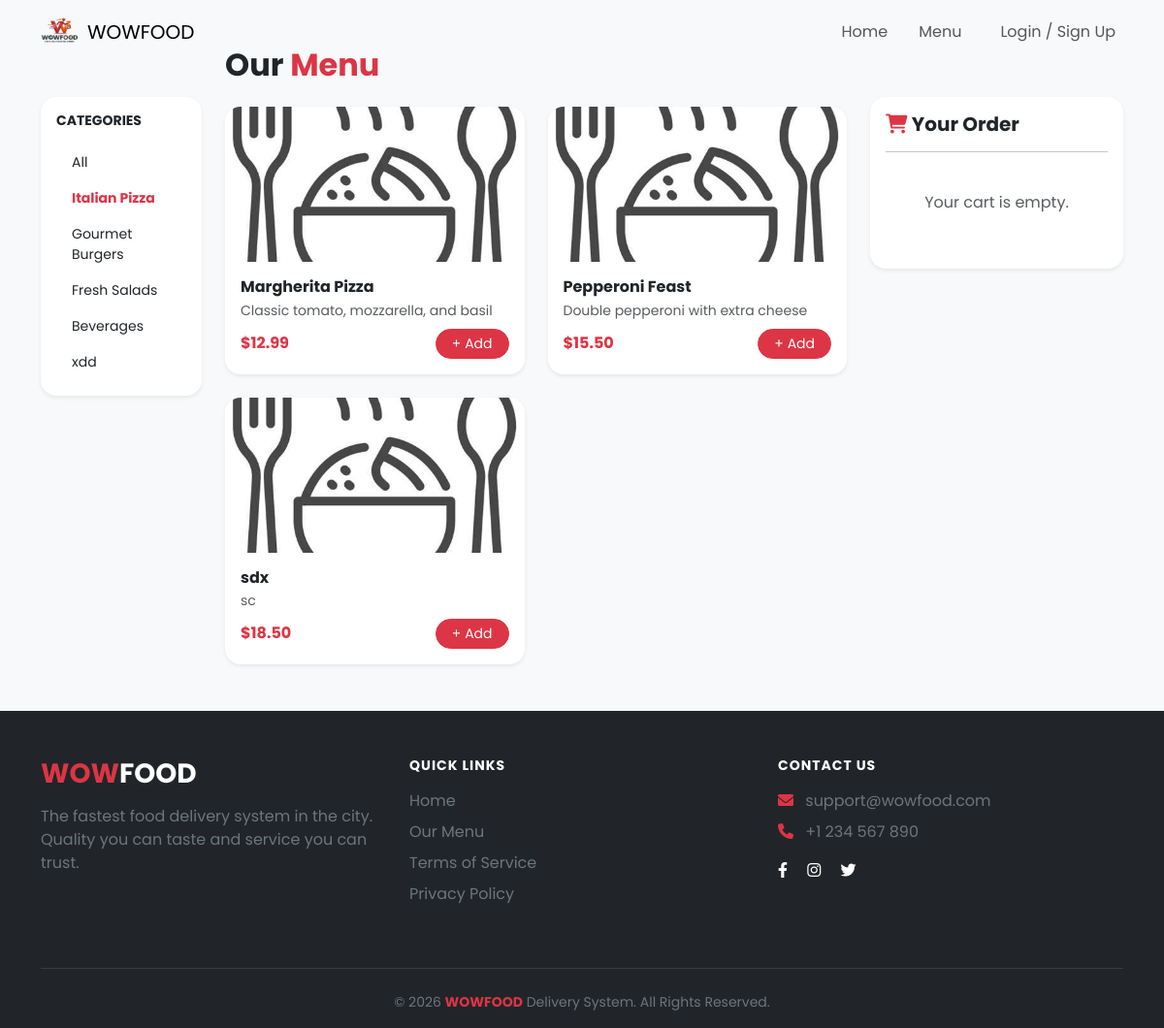
The app's page /controller/menu_view_controller.php?cat_id=1 with its own data.
### tables this page shows
CREATE TABLE `category` (
  `id` int NOT NULL AUTO_INCREMENT,
  `category_code` varchar(10) NOT NULL,
  `title` varchar(100) NOT NULL,
  `image_name` varchar(255) DEFAULT NULL,
  `active` enum('Yes','No') DEFAULT 'Yes',
  `created_at` timestamp NULL DEFAULT CURRENT_TIMESTAMP,
  `updated_at` timestamp NULL DEFAULT CURRENT_TIMESTAMP ON UPDATE CURRENT_TIMESTAMP,
  `created_by` int DEFAULT NULL,
  `updated_by` int DEFAULT NULL,
  PRIMARY KEY (`id`),
  UNIQUE KEY `category_code` (`category_code`),
  KEY `idx_cat_active` (`active`),
  KEY `fk_cat_created_by` (`created_by`),
  KEY `fk_cat_updated_by` (`updated_by`),
  CONSTRAINT `fk_cat_created_by` FOREIGN KEY (`created_by`) REFERENCES `user` (`id`) ON DELETE SET NULL,
  CONSTRAINT `fk_cat_updated_by` FOREIGN KEY (`updated_by`) REFERENCES `user` (`id`) ON DELETE SET NULL
);

CREATE TABLE `foods` (
  `id` int NOT NULL AUTO_INCREMENT,
  `food_code` varchar(10) NOT NULL,
  `title` varchar(100) NOT NULL,
  `description` text,
  `image_name` varchar(255) DEFAULT NULL,
  `price` decimal(10,2) NOT NULL,
  `category_id` int NOT NULL,
  `active` enum('Yes','No') DEFAULT 'Yes',
  `created_at` timestamp NULL DEFAULT CURRENT_TIMESTAMP,
  `updated_at` timestamp NULL DEFAULT CURRENT_TIMESTAMP ON UPDATE CURRENT_TIMESTAMP,
  `created_by` int DEFAULT NULL,
  `updated_by` int DEFAULT NULL,
  PRIMARY KEY (`id`),
  UNIQUE KEY `food_code` (`food_code`),
  KEY `fk_food_created_by` (`created_by`),
  KEY `fk_food_updated_by` (`updated_by`),
  KEY `idx_food_active` (`active`),
  KEY `idx_foods_category_active` (`category_id`,`active`),
  FULLTEXT KEY `idx_food_search` (`title`,`description`),
  CONSTRAINT `fk_food_cat` FOREIGN KEY (`category_id`) REFERENCES `category` (`id`) ON DELETE RESTRICT,
  CONSTRAINT `fk_food_created_by` FOREIGN KEY (`created_by`) REFERENCES `user` (`id`) ON DELETE SET NULL,
  CONSTRAINT `fk_food_updated_by` FOREIGN KEY (`updated_by`) REFERENCES `user` (`id`) ON DELETE SET NULL,
  CONSTRAINT `chk_food_price` CHECK ((`price` > 0))
);

### Controller/menu_view_controller.php (called while the page is built, shortened)
<?php
require_once __DIR__ . '/../Model/menu_view_controller_model.php';
$database = new Database();
$db = $database->getConnection();
$menuModel = new MenuModel($db);
$category_id = isset($_GET['cat_id']) ? (int)$_GET['cat_id'] : 0;
$categories = $menuModel->getAllCategories();
$foods = $menuModel->getFoods($category_id);
include __DIR__ . '/../view/menu_view.php';
?>

### Model/menu_view_controller_model.php (called while the page is built, shortened)
<?php
class MenuModel {
    private $db;
    public function __construct($dbConnection) {
        $this->db = $dbConnection;
    }
    public function getAllCategories() {
        $stmt = $this->db->query("SELECT id, title FROM category WHERE active='Yes'");
        return $stmt->fetchAll(PDO::FETCH_ASSOC);
    }
    public function getFoods($category_id = 0) {
        if ($category_id > 0) {
            $stmt = $this->db->prepare("SELECT * FROM foods WHERE category_id = ? AND active = 'Yes'");
            $stmt->execute([$category_id]);
        } else {
            $stmt = $this->db->query("SELECT * FROM foods WHERE active = 'Yes'");
        }
        return $stmt->fetchAll(PDO::FETCH_ASSOC);
    }
}
?>

### view/menu_view.php (the view, shortened to what this page needs)
<?php
include('../includes/header.php');
?>
<div class="container-fluid py-5 bg-light">
    <div class="container">
        <div class="row">
            <aside class="col-lg-2 mb-4">
                <div class="card shadow-sm border-0 rounded-4 p-3 sticky-top" style="top: 100px;">
                    <h6 class="fw-bold mb-3 text-uppercase small">Categories</h6>
                    <ul class="list-group list-group-flush small">
                        <a href="menu_view.php" class="list-group-item list-group-item-action border-0 <?php echo $category_id == 0 ? 'text-danger fw-bold' : ''; ?>">All</a>
                        <?php foreach($categories as $cat): ?>
                        <a href="menu_view.php?cat_id=<?php echo $cat['id']; ?>"
                           class="list-group-item list-group-item-action border-0 <?php echo $category_id == $cat['id'] ? 'text-danger fw-bold' : ''; ?>">
                            <?php echo htmlspecialchars($cat['title']); ?>
                        </a>
                        <?php endforeach; ?>
                    </ul>
                </div>
            </aside>
            <div class="col-lg-7">
                <h2 class="fw-bold mb-4">Our <span class="text-danger">Menu</span></h2>
                <div class="row g-4">
                    <?php foreach($foods as $food):
                        $image_name = !empty($food['image_name']) ? $food['image_name'] : 'default-food.jpg';
                        $description = (string) ($food['description'] ?? '');
                    ?>
                    <div class="col-md-6">
                        <div class="card h-100 border-0 shadow-sm rounded-4 overflow-hidden food-card">
                            <img src="../assets/images/food/<?php echo htmlspecialchars($image_name); ?>"
                                 class="card-img-top"
                                 style="height: 160px; object-fit: cover;"
                                 alt="<?php echo htmlspecialchars($food['title']); ?>">
                            <div class="card-body p-3">
                                <h6 class="fw-bold mb-1"><?php echo htmlspecialchars($food['title']); ?></h6>
                                <p class="text-muted small mb-2">
                                    <?php echo htmlspecialchars(substr($description, 0, 50)); ?>
                                </p>
                                <div class="d-flex justify-content-between align-items-center">
                                    <span class="text-danger fw-bold">$<?php echo number_format($food['price'], 2); ?></span>
                                    <form action="../Controller/menu_view_controller.php" method="POST">
                                        <button type="submit" class="btn btn-sm btn-danger rounded-pill px-3">+ Add</button>
                                    </form>
                                </div>
                            </div>
                        </div>
                    </div>
                    <?php endforeach; ?>
                </div>
            </div>
            <aside class="col-lg-3">
                <div class="card shadow-sm border-0 rounded-4 sticky-top" style="top: 100px;">
                    <div class="card-body p-3">
                        <h5 class="fw-bold mb-3"><i class="fas fa-shopping-cart text-danger"></i> Your Order</h5>
                        <hr>
                        <?php
                        $total = 0;
                        if (!empty($_SESSION['cart'])):
                            foreach ($_SESSION['cart'] as $id => $item):
                                $subtotal = $item['price'] * $item['qty'];
                                $total += $subtotal;
                        ?>
                        <div class="d-flex justify-content-between align-items-center mb-3">
                            <div class="small">
                                <p class="mb-0 fw-bold"><?php echo htmlspecialchars($item['title']); ?></p>
                                <span class="text-muted"><?php echo $item['qty']; ?> x $<?php echo number_format($item['price'], 2); ?></span>
                            </div>
                            <div class="text-end">
                                <p class="mb-0 small fw-bold">$<?php echo number_format($subtotal, 2); ?></p>
                                <a href="../Controller/menu_view_controller.php?remove=<?php echo $id; ?>" class="text-danger small">
                                    <i class="fas fa-times"></i>
                                </a>
                            </div>
                        </div>
                        <?php endforeach; ?>
                        <hr>
                        <div class="d-flex justify-content-between fw-bold mb-3">
                            <span>Total:</span>
                            <span class="text-danger">$<?php echo number_format($total, 2); ?></span>
                        </div>
                        <?php if (isset($_SESSION['customer_id'])): ?>
                            <a href="../Controller/cart_view_controller.php" class="btn btn-danger w-100 rounded-pill fw-bold">Show Cart</a>
                        <?php else: ?>
                            <a href="../login.php" class="btn btn-dark w-100 rounded-pill fw-bold">Login to Order</a>
                        <?php endif; ?>
                        <?php else: ?>
                            <p class="text-center text-muted py-4">Your cart is empty.</p>
                        <?php endif; ?>
                    </div>
                </div>
            </aside>
        </div>
    </div>
</div>
<?php include('../includes/footer.php'); ?>

### assets/css/style.css (style rules this page uses)
html { scroll-behavior: smooth; }
body { font-family: 'Poppins', sans-serif; background-color: #f8f9fa; }
.food-card { transition: all 0.3s ease; border: none; }

### records on screen
category: title "Italian Pizza"
category: title "Gourmet Burgers"
category: title "Fresh Salads"
category: title "Beverages"
category: title "xdd"
foods: title "Margherita Pizza", description "Classic tomato, mozzarella, and basil", price "12.99"
foods: title "Pepperoni Feast", description "Double pepperoni with extra cheese", price "15.50"
foods: title "sdx", description "sc", price "18.50"
